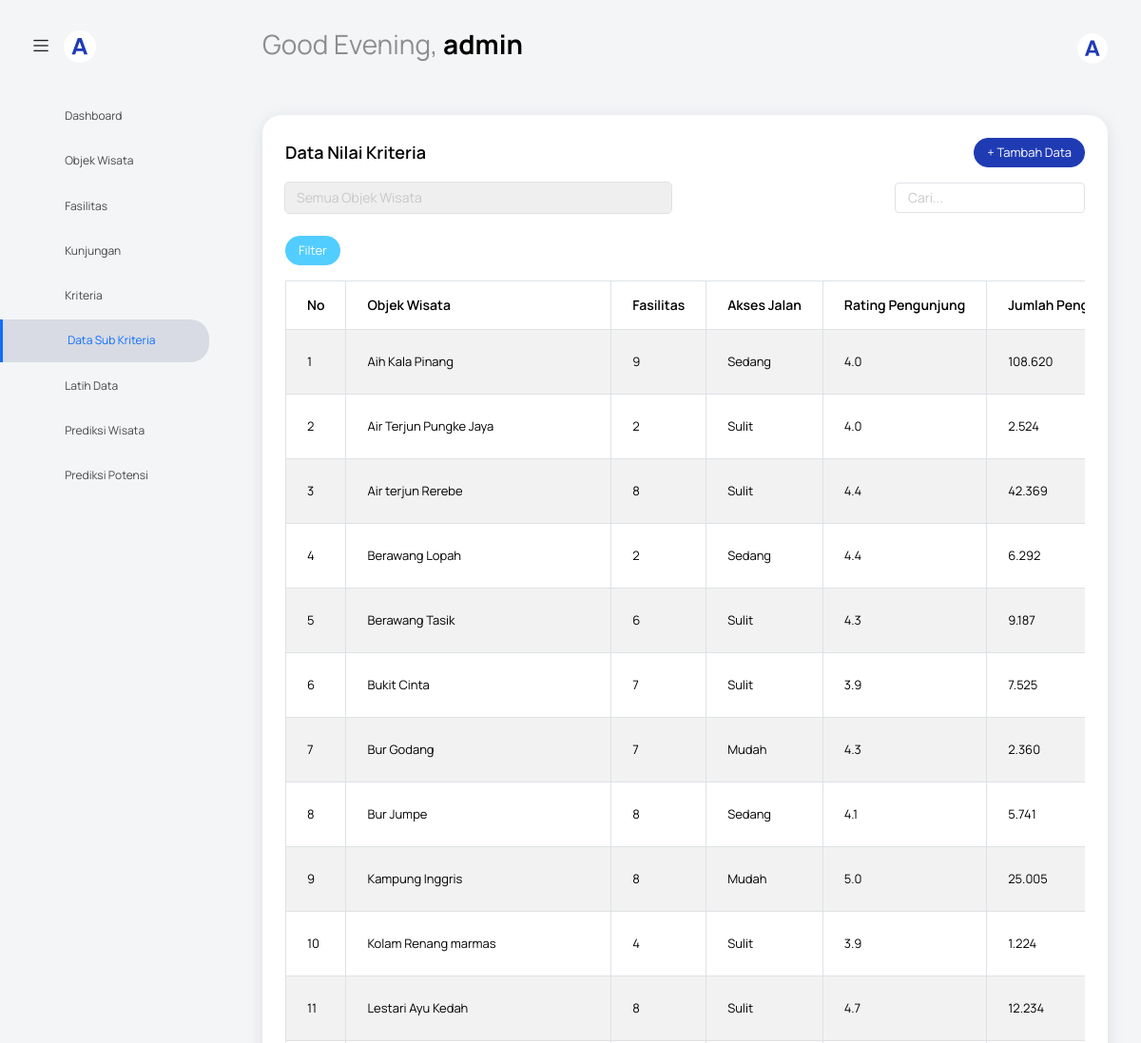
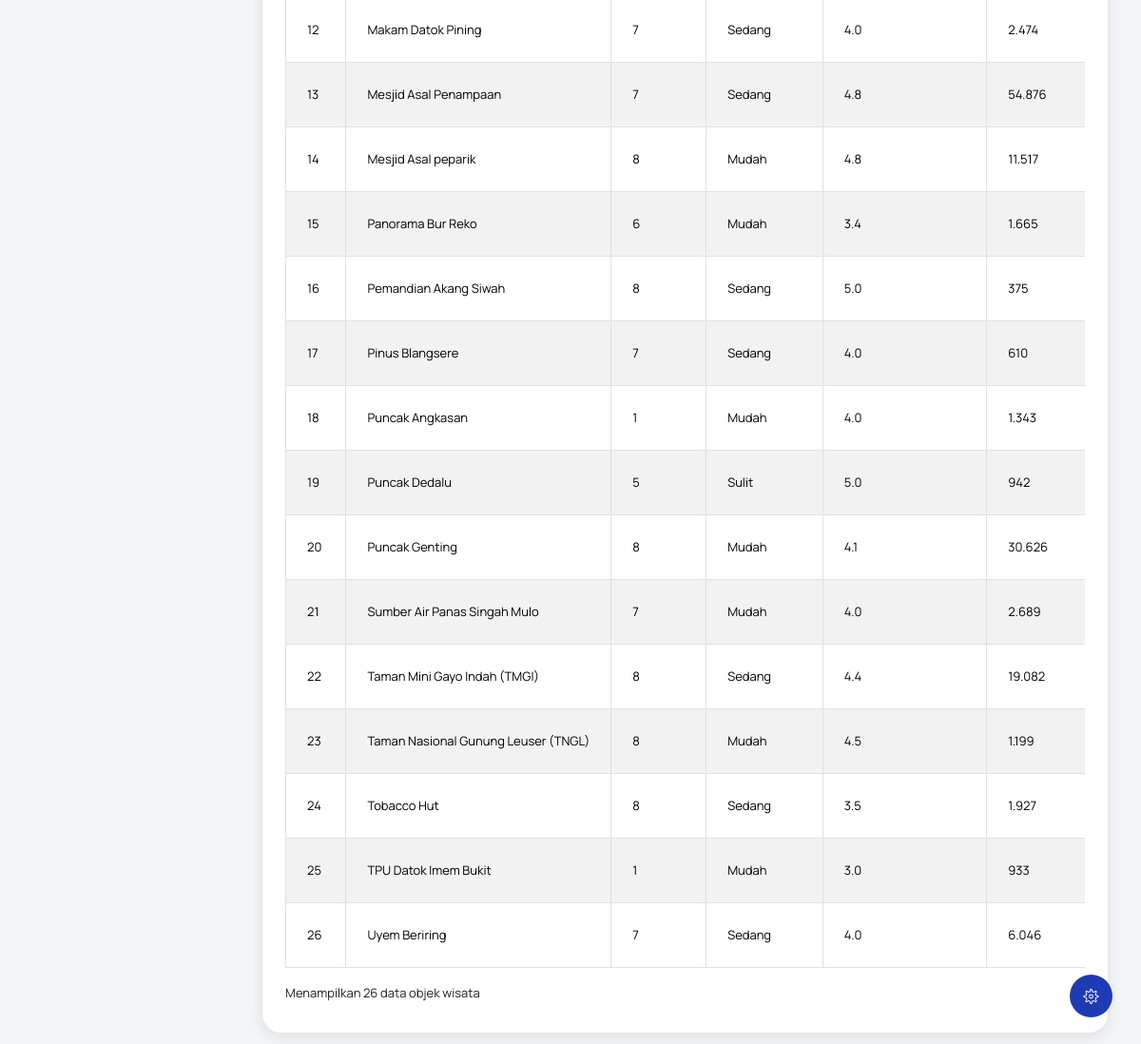
The app's page /index.php?page=data_kriteria (signed in), older data (2 pictures, top to bottom).
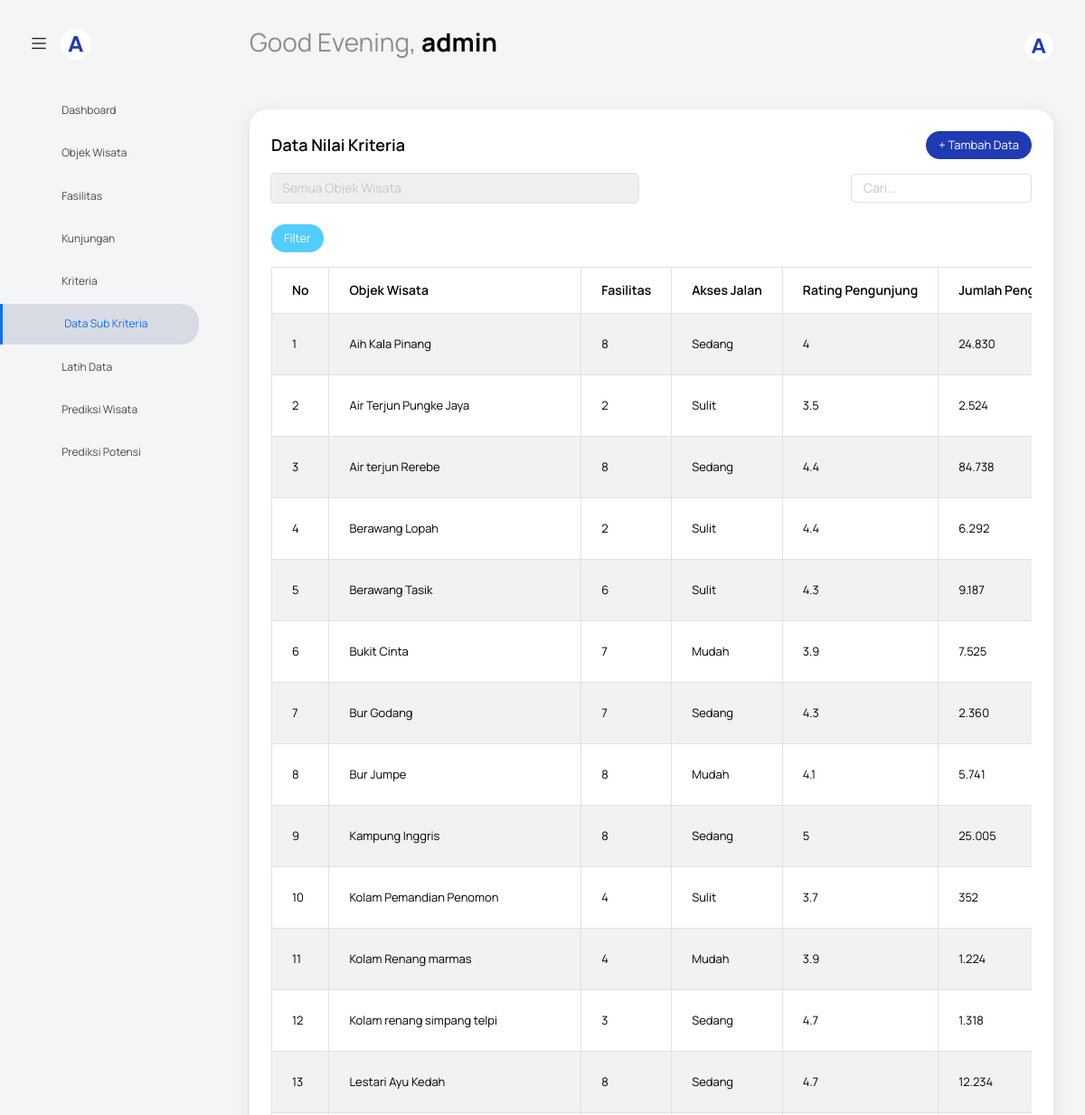
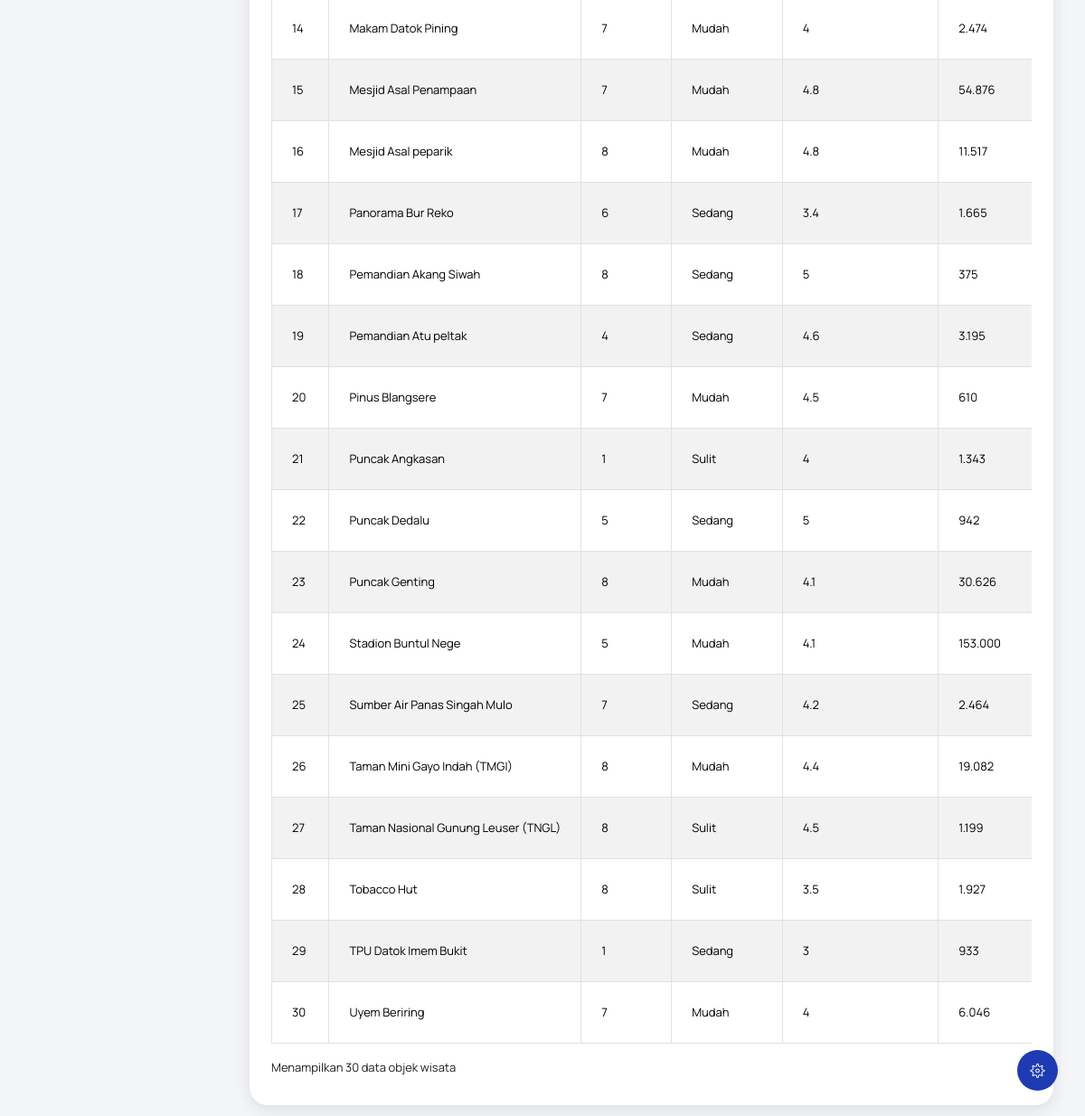
The same page, newer data (2 pictures, top to bottom).
### tables this page shows
CREATE TABLE `objek_wisata` (
  `id_objek` int(11) NOT NULL,
  `nama_objek` varchar(100) NOT NULL,
  `deskripsi` text DEFAULT NULL,
  `kecamatan` varchar(100) DEFAULT NULL,
  `latitude` varchar(100) DEFAULT NULL,
  `longitude` varchar(100) DEFAULT NULL,
  `foto` varchar(255) DEFAULT NULL
);

### view/data-kriteria/index.php (the view, shortened to what this page needs)
<?php include('view/template/header.php'); ?>
<body class="with-welcome-text">
    <div class="container-scroller">
        <?php include 'view/template/navbar.php'; ?>
        <div class="container-fluid page-body-wrapper">
            <?php include 'view/template/setting_panel.php'; ?>
            <?php include 'view/template/sidebar.php'; ?>
            <div class="main-panel">
                <div class="content-wrapper">
                    <div class="row">
                        <div class="col-sm-12">
                            <div class="card">
                                <div class="card-body">
                                    <div class="d-flex justify-content-between align-items-center mb-3">
                                        <h4 class="card-title mb-0">Data Nilai Kriteria</h4>
                                        <a href="index.php?page=data_kriteria_tambah" class="btn btn-primary btn-sm">+ Tambah Data</a>
                                    </div>
                                    <div class="row mb-3">
                                        <div class="col-md-6">
                                            <form action="" method="GET" class="form-inline">
                                                <div class="form-group mr-2">
                                                    <select name="filter_objek" class="form-control form-control-sm">
                                                        <option value="">Semua Objek Wisata</option>
                                                        <?php
                                                        include('koneksi.php');
                                                        ?>
                                                    </select>
                                                </div>
                                                <button type="submit" class="btn btn-sm btn-info">Filter</button>
                                            </form>
                                        </div>
                                        <div class="col-md-6 text-right">
                                            <input type="text" id="searchInput" class="form-control form-control-sm" placeholder="Cari..." style="width: 200px; float: right;">
                                        </div>
                                    </div>
                                    <div class="table-responsive">
                                        <table class="table table-bordered table-striped table-hover" id="dataTable">
                                            <thead class="thead-dark">
                                                <tr>
                                                    <th>No</th>
                                                    <th>Objek Wisata</th>
                                                    <th>Fasilitas</th>
                                                    <th>Akses Jalan</th>
                                                    <th>Rating Pengunjung</th>
                                                    <th>Jumlah Pengunjung</th>
                                                </tr>
                                            </thead>
                                            <tbody>
                                                <?php
                                                $no = 1;
                                                $where = "";
                                                $query = "SELECT
                                                    ow.id_objek,
                                                    ow.nama_objek,
                                                    MAX(CASE WHEN k.id_kriteria = 1 THEN dk.nilai ELSE NULL END) as fasilitas,
                                                    MAX(CASE WHEN k.id_kriteria = 2 THEN dk.nilai ELSE NULL END) as akses_jalan,
                                                    MAX(CASE WHEN k.id_kriteria = 3 THEN dk.nilai ELSE NULL END) as rating_pengunjung,
                                                    MAX(CASE WHEN k.id_kriteria = 4 THEN dk.nilai ELSE NULL END) as jumlah_pengunjung,
                                                    MAX(CASE WHEN k.id_kriteria = 6 THEN dk.nilai ELSE NULL END) as jarak_kota
                                                FROM
                                                    objek_wisata ow
                                                LEFT JOIN
                                                    data_kriteria dk ON ow.id_objek = dk.id_objek
                                                LEFT JOIN
                                                    kriteria k ON dk.id_kriteria = k.id_kriteria
                                                $where
                                                GROUP BY
                                                    ow.id_objek, ow.nama_objek
                                                ORDER BY
                                                    ow.nama_objek";
                                                $result = mysqli_query($conn, $query);
                                                $row_count = mysqli_num_rows($result);
                                                if ($row_count > 0) {
                                                    while ($row = mysqli_fetch_assoc($result)) {
                                                ?>
                                                    <tr>
                                                        <td><?php echo $no++; ?></td>
                                                        <td><?php echo htmlspecialchars($row['nama_objek']); ?></td>
                                                        <td><?php echo ($row['fasilitas'] !== NULL) ? htmlspecialchars($row['fasilitas']) : '-'; ?></td>
                                                        <td>
                                                            <?php
                                                            if ($row['akses_jalan'] !== NULL) {
                                                                $akses = (int)$row['akses_jalan'];
                                                                if ($akses == 5) echo "Mudah";
                                                                elseif ($akses == 3) echo "Sedang";
                                                                elseif ($akses == 1) echo "Sulit";
                                                                else echo htmlspecialchars($row['akses_jalan']);
                                                            } else {
                                                                echo '-';
                                                            }
                                                            ?>
                                                        </td>
                                                        <td><?php echo ($row['rating_pengunjung'] !== NULL) ? htmlspecialchars($row['rating_pengunjung']) : '-'; ?></td>
                                                        <td><?php echo ($row['jumlah_pengunjung'] !== NULL) ? number_format($row['jumlah_pengunjung'], 0, ',', '.') : '-'; ?></td>
                                                    </tr>
                                                <?php
                                                    }
                                                } else {
                                                ?>
                                                    <tr>
                                                        <td colspan="8" class="text-center">Tidak ada data yang ditemukan</td>
                                                    </tr>
                                                <?php } ?>
                                            </tbody>
                                        </table>
                                    </div>
                                    <div class="row mt-3">
                                        <div class="col-md-6">
                                            <p>Menampilkan <?php echo $row_count; ?> data objek wisata</p>
                                        </div>
                                    </div>
                                </div>
                            </div>
                        </div>
                    </div>
                </div>
            </div>
        </div>
    </div>
</body>
</html>

### index.php (shortened to what this page needs)
<?php
$page = isset($_GET['page']) ? $_GET['page'] : 'profil';
switch ($page) {
  case 'data_kriteria':
    include 'view/data-kriteria/index.php';
    break;
}

### view/template/header.php (shortened to what this page needs)
<!DOCTYPE html>
<html lang="en">
<head>
  <link rel="stylesheet" href="assets/vendors/feather/feather.css" />
  <link
    rel="stylesheet"
    href="assets/vendors/mdi/css/materialdesignicons.min.css" />
  <link
    rel="stylesheet"
    href="assets/vendors/ti-icons/css/themify-icons.css" />
  <link rel="stylesheet" href="assets/vendors/typicons/typicons.css" />
  <link
    rel="stylesheet"
    href="assets/vendors/simple-line-icons/css/simple-line-icons.css" />
  <link rel="stylesheet" href="assets/vendors/css/vendor.bundle.base.css" />
  <link
    rel="stylesheet"
    href="assets/vendors/datatables.net-bs4/dataTables.bootstrap4.css" />
  <link
    rel="stylesheet"
    type="text/css"
    href="assets/js/select.dataTables.min.css" />
  <link rel="stylesheet" href="assets/css/vertical-layout-light/style.css" />
</head>

### view/template/navbar.php (shortened to what this page needs)
<?php
$namaPengguna = isset($_SESSION['username']) ? $_SESSION['username'] : 'Guest';
?>
<nav class="navbar default-layout col-lg-12 col-12 p-0 fixed-top d-flex align-items-top flex-row">
  <div class="text-center navbar-brand-wrapper d-flex align-items-center justify-content-start">
    <div class="me-3">
      <button class="navbar-toggler navbar-toggler align-self-center" type="button" data-bs-toggle="minimize">
        <span class="icon-menu"></span>
      </button>
    </div>
    <div>
      <a class="navbar-brand brand-logo" href="../index.php">
      <img src="assets/images/logo-mini-reverse.svg" alt="logo" />
      </a>
    </div>
  </div>
  <div class="navbar-menu-wrapper d-flex align-items-top">
    <ul class="navbar-nav">
      <li class="nav-item font-weight-semibold d-none d-lg-block ms-0">
        <h1 class="welcome-text">
          <span id="greeting"></span>, <span class="text-black fw-bold"><?php echo htmlspecialchars($namaPengguna); ?></span>
        </h1>
      </li>
    </ul>
    <ul class="navbar-nav ms-auto">
      <li class="nav-item dropdown d-none d-lg-block user-dropdown">
        <a class="nav-link" id="UserDropdown" href="#" data-bs-toggle="dropdown" aria-expanded="false">
          <img class="img-xs rounded-circle" src="assets/images/logo-mini-reverse.svg" alt="Profile image" />
        </a>
      </li>
    </ul>
  </div>
</nav>

### view/template/setting_panel.php (shortened to what this page needs)
<div class="theme-setting-wrapper">
    <div id="settings-trigger"><i class="ti-settings"></i></div>
</div>

### view/template/sidebar.php (shortened to what this page needs)
<?php
$menu = [
  [
    'title' => 'Dashboard',
    'icon' => 'mdi-home',
    'url' => 'index.php?page=home',
    'level' => ['admin', 'user']
  ],
  [
    'title' => 'Objek Wisata',
    'icon' => 'mdi-map-marker',
    'url' => 'index.php?page=objek_wisata',
    'level' => ['admin']
  ],
  [
    'title' => 'Fasilitas',
    'icon' => 'mdi-domain',
    'url' => 'index.php?page=fasilitas',
    'level' => ['admin']
  ],
  [
    'title' => 'Kunjungan',
    'icon' => 'mdi-account-multiple-check',
    'url' => 'index.php?page=kunjungan',
    'level' => ['admin']
  ],
  [
    'title' => 'Kriteria',
    'icon' => 'mdi-clipboard-text-outline',
    'url' => 'index.php?page=kriteria',
    'level' => ['admin']
  ],
  [
    'title' => 'Data Sub Kriteria',
    'icon' => 'mdi-format-list-bulleted-type',
    'url' => 'index.php?page=data_kriteria',
    'level' => ['admin']
  ],
  [
    'title' => 'Latih Data',
    'icon' => 'mdi-database-check',
    'url' => 'index.php?page=latih_data',
    'level' => ['admin']
  ],
  [
    'title' => 'Prediksi Wisata',
    'icon' => 'mdi-chart-line',
    'url' => 'index.php?page=hasil_prediksi',
    'level' => ['admin', 'user']
  ],
  [
    'title' => 'Prediksi Potensi',
    'icon' => 'mdi-chart-areaspline',
    'url' => 'index.php?page=prediksi_tambah',
    'level' => ['admin']
  ],
  [
    'title' => 'Evaluasi',
    'icon' => 'mdi-chart-areaspline',
    'url' => 'index.php?page=evaluasi',
    'level' => ['user']
  ]
];
$currentPage = isset($_GET['page']) ? $_GET['page'] : 'home';
$userLevel = isset($_SESSION['level']) ? $_SESSION['level'] : '';
?>
<nav class="sidebar sidebar-offcanvas" id="sidebar">
  <ul class="nav">
    <?php foreach ($menu as $item): ?>
      <?php if (in_array($userLevel, $item['level'])): ?>
        <li class="nav-item">
          <a class="nav-link <?php echo $currentPage == basename($item['url'], '.php') ? 'active' : ''; ?>" href="<?php echo $item['url']; ?>">
            <i class="mdi <?php echo $item['icon']; ?> menu-icon"></i>
            <span class="menu-title"><?php echo $item['title']; ?></span>
          </a>
        </li>
      <?php endif; ?>
    <?php endforeach; ?>
  </ul>
</nav>

### view/template/sidebar.php (style rules this page uses)
.sidebar .nav .nav-item .nav-link.active { background-color: rgba(108, 114, 147, 0.2); color: #0d6efd; border-left: 3px solid #0d6efd; }

Row changes from the older to the newer data that the page shows:
changed objek_wisata "Aih Kala Pinang": fasilitas "9" → "8"; rating_pengunjung "4.0" → "4"; jumlah_pengunjung "108.620" → "24.830"
changed objek_wisata "Air Terjun Pungke Jaya": rating_pengunjung "4.0" → "3.5"
changed objek_wisata "Air terjun Rerebe": jumlah_pengunjung "42.369" → "84.738"; text "Sulit" → "Sedang"
changed objek_wisata "Berawang Lopah": text "Sedang" → "Sulit"
changed objek_wisata "Bukit Cinta": text "Sulit" → "Mudah"
changed objek_wisata "Bur Godang": text "Mudah" → "Sedang"
changed objek_wisata "Bur Jumpe": text "Sedang" → "Mudah"
changed objek_wisata "Kampung Inggris": rating_pengunjung "5.0" → "5"; text "Mudah" → "Sedang"
added objek_wisata: nama_objek "Kolam Pemandian Penomon", fasilitas "4", shows "Sulit", rating_pengunjung "3.7", jumlah_pengunjung "352"
changed objek_wisata "Kolam Renang marmas": text "Sulit" → "Mudah"
added objek_wisata: nama_objek "Kolam renang simpang telpi", fasilitas "3", shows "Sedang", rating_pengunjung "4.7", jumlah_pengunjung "1.318"
changed objek_wisata "Lestari Ayu Kedah": text "Sulit" → "Sedang"
changed objek_wisata "Makam Datok Pining": rating_pengunjung "4.0" → "4"; text "Sedang" → "Mudah"
changed objek_wisata "Mesjid Asal Penampaan": text "Sedang" → "Mudah"
changed objek_wisata "Panorama Bur Reko": text "Mudah" → "Sedang"
changed objek_wisata "Pemandian Akang Siwah": rating_pengunjung "5.0" → "5"
added objek_wisata: nama_objek "Pemandian Atu peltak", fasilitas "4", shows "Sedang", rating_pengunjung "4.6", jumlah_pengunjung "3.195"
changed objek_wisata "Pinus Blangsere": rating_pengunjung "4.0" → "4.5"; text "Sedang" → "Mudah"
changed objek_wisata "Puncak Angkasan": rating_pengunjung "4.0" → "4"; text "Mudah" → "Sulit"
changed objek_wisata "Puncak Dedalu": rating_pengunjung "5.0" → "5"; text "Sulit" → "Sedang"
added objek_wisata: nama_objek "Stadion Buntul Nege", fasilitas "5", shows "Mudah", rating_pengunjung "4.1", jumlah_pengunjung "153.000"
changed objek_wisata "Sumber Air Panas Singah Mulo": rating_pengunjung "4.0" → "4.2"; jumlah_pengunjung "2.689" → "2.464"; text "Mudah" → "Sedang"
changed objek_wisata "Taman Mini Gayo Indah (TMGI)": text "Sedang" → "Mudah"
changed objek_wisata "Taman Nasional Gunung Leuser (TNGL)": text "Mudah" → "Sulit"
computed for objek_wisata "Tobacco Hut": text "Sedang" → "Sulit"
changed objek_wisata "TPU Datok Imem Bukit": rating_pengunjung "3.0" → "3"; text "Mudah" → "Sedang"
changed objek_wisata "Uyem Beriring": rating_pengunjung "4.0" → "4"; text "Sedang" → "Mudah"
Text that changed along with them:
$row_count: "26" → "30"
